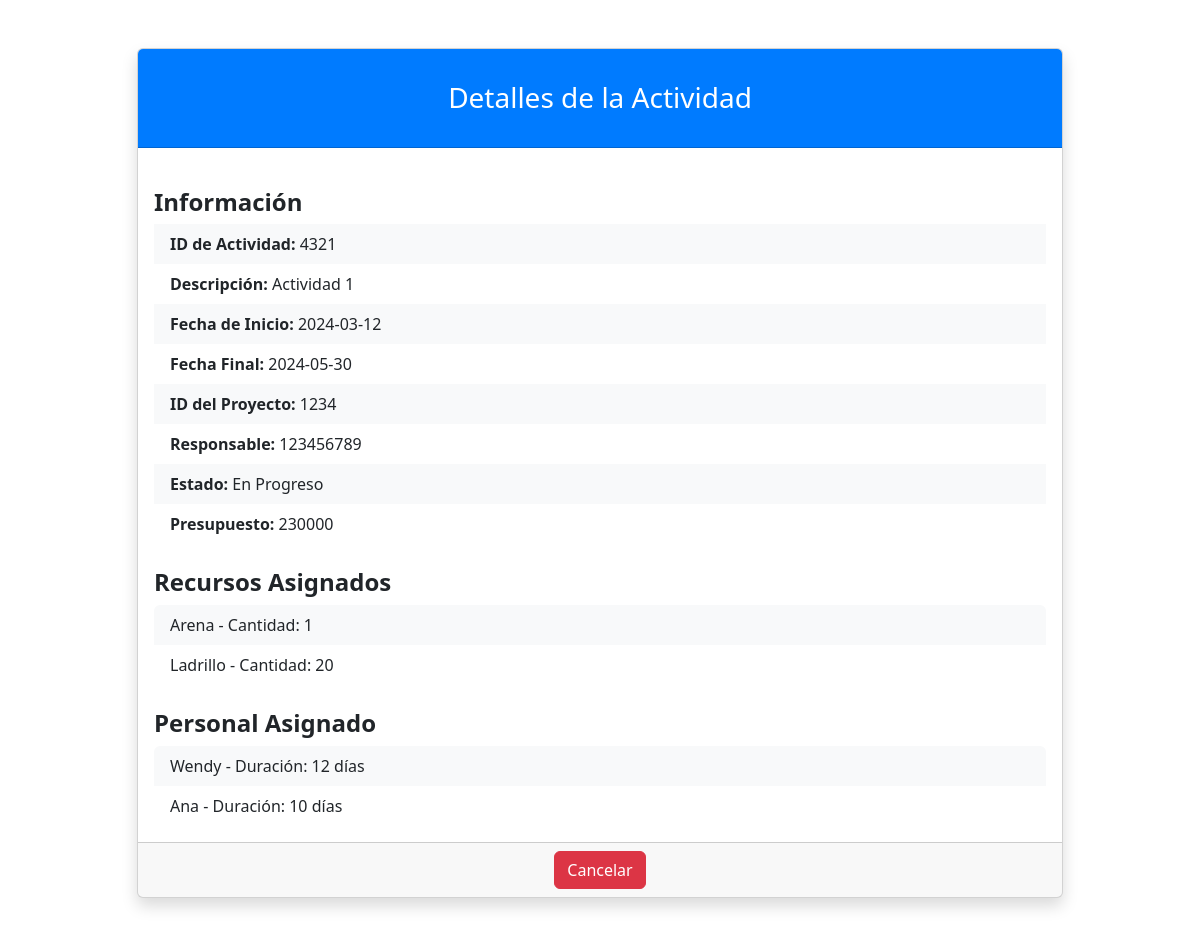
/views/ActivityDetails.php?id=4321 (signed in), run on the app's committed database.
### tables this page shows
CREATE TABLE `actividades` (
  `id_actividad` int(11) NOT NULL,
  `descripcion` text DEFAULT NULL,
  `fecha_inicio` date DEFAULT NULL,
  `fecha_final` date DEFAULT NULL,
  `id_proyecto` int(11) DEFAULT NULL,
  `responsable` int(11) DEFAULT NULL,
  `estado` text DEFAULT NULL,
  `presupuesto` decimal(10,0) DEFAULT NULL
);

CREATE TABLE `actividadxrecurso` (
  `id_actividad` int(11) NOT NULL,
  `id_recurso` int(11) NOT NULL,
  `cantidad` int(11) DEFAULT NULL
);

CREATE TABLE `recursos` (
  `id_recurso` int(11) NOT NULL,
  `descripcion` text DEFAULT NULL,
  `valor` decimal(10,0) DEFAULT NULL,
  `unidad_medida` text DEFAULT NULL,
  `nombre` varchar(255) DEFAULT NULL
);

CREATE TABLE `actividadxpersona` (
  `id_actividad` int(11) NOT NULL,
  `id_persona` int(11) NOT NULL,
  `duracion` varchar(50) DEFAULT NULL
);

CREATE TABLE `personas` (
  `id_persona` int(11) NOT NULL,
  `nombre` text DEFAULT NULL,
  `apellidos` text DEFAULT NULL,
  `direccion` text DEFAULT NULL,
  `telefono` text DEFAULT NULL,
  `sexo` char(1) DEFAULT NULL,
  `fecha_nacimiento` date DEFAULT NULL,
  `profesion` text DEFAULT NULL,
  `rol` varchar(20) DEFAULT 'trabajador',
  `password` varchar(255) DEFAULT NULL
);

### views/ActivityDetails.php (the view, shortened to what this page needs)
<!DOCTYPE html>
<html lang="es">
<head>
    <link href="https://cdn.jsdelivr.net/npm/bootstrap@5.3.2/dist/css/bootstrap.min.css" rel="stylesheet">
</head>
<body>
    <div class="container my-5">
        <div class="row justify-content-center">
            <div class="col-lg-10">
                <div class="card shadow">
                    <div class="card-header">
                        <h3 class="text-center font-weight-light my-4">Detalles de la Actividad</h3>
                    </div>
                    <div class="card-body">
                        <?php
                        require_once '../db_conexion.php';
                        $idActividad = $_GET['id'];
                        try {
                            echo "<h4 class='mt-4 fw-bold'>Información</h4>";
                            $stmt = $pdo->prepare("SELECT * FROM actividades WHERE id_actividad = ?");
                            $stmt->execute([$idActividad]);
                            $actividad = $stmt->fetch(PDO::FETCH_ASSOC);
                            if (!$actividad) {
                                echo "<p class='text-center'>Actividad no encontrada.</p>";
                            } else {
                                echo "<ul class='list-group list-group-flush'>";
                                echo "<li class='list-group-item'><span class='detail-title'>ID de Actividad:</span> " . htmlspecialchars($actividad['id_actividad']) . "</li>";
                                echo "<li class='list-group-item'><span class='detail-title'>Descripción:</span> " . htmlspecialchars($actividad['descripcion']) . "</li>";
                                echo "<li class='list-group-item'><span class='detail-title'>Fecha de Inicio:</span> " . htmlspecialchars($actividad['fecha_inicio']) . "</li>";
                                echo "<li class='list-group-item'><span class='detail-title'>Fecha Final:</span> " . htmlspecialchars($actividad['fecha_final']) . "</li>";
                                echo "<li class='list-group-item'><span class='detail-title'>ID del Proyecto:</span> " . htmlspecialchars($actividad['id_proyecto']) . "</li>";
                                echo "<li class='list-group-item'><span class='detail-title'>Responsable:</span> " . htmlspecialchars($actividad['responsable']) . "</li>";
                                echo "<li class='list-group-item'><span class='detail-title'>Estado:</span> " . htmlspecialchars($actividad['estado']) . "</li>";
                                echo "<li class='list-group-item'><span class='detail-title'>Presupuesto:</span> " . htmlspecialchars($actividad['presupuesto']) . "</li>";
                                echo "</ul>";
                                echo "<h4 class='mt-4 fw-bold'>Recursos Asignados</h4>";
                                $stmtRecursos = $pdo->prepare("SELECT r.nombre, ar.cantidad FROM ActividadxRecurso ar JOIN recursos r ON ar.id_recurso = r.id_recurso WHERE ar.id_actividad = ?");
                                $stmtRecursos->execute([$idActividad]);
                                $recursos = $stmtRecursos->fetchAll(PDO::FETCH_ASSOC);
                                if ($recursos) {
                                    echo "<ul class='list-group'>";
                                    foreach ($recursos as $recurso) {
                                        echo "<li class='list-group-item'>" . htmlspecialchars($recurso['nombre']) . " - Cantidad: " . htmlspecialchars($recurso['cantidad']) . "</li>";
                                    }
                                    echo "</ul>";
                                } else {
                                    echo "<p>No hay recursos asignados.</p>";
                                }
                                echo "<h4 class='mt-4 fw-bold'>Personal Asignado</h4>";
                                $stmtPersonal = $pdo->prepare("SELECT p.nombre, ap.duracion FROM ActividadxPersona ap JOIN personas p ON ap.id_persona = p.id_persona WHERE ap.id_actividad = ?");
                                $stmtPersonal->execute([$idActividad]);
                                $personal = $stmtPersonal->fetchAll(PDO::FETCH_ASSOC);
                                if ($personal) {
                                    echo "<ul class='list-group'>";
                                    foreach ($personal as $persona) {
                                        echo "<li class='list-group-item'>" . htmlspecialchars($persona['nombre']) . " - Duración: " . htmlspecialchars($persona['duracion']) . " días</li>";
                                    }
                                    echo "</ul>";
                                } else {
                                    echo "<p>No hay personal asignado.</p>";
                                }
                            }
                        } catch (PDOException $e) {
                            echo "<p class='text-center'>ERROR: " . $e->getMessage() . "</p>";
                        }
                        ?>
                    </div>
                    <div class="card-footer text-center">
                        <a class="btn btn-danger" href="../views/dashboardActivity.php">Cancelar</a>
                    </div>
                </div>
            </div>
        </div>
    </div>
</body>
</html>

### views/ActivityDetails.php (style rules this page uses)
.card-header { background-color: #007bff; color: white; }
.list-group-item { border: none; }
.list-group-item:nth-of-type(odd) { background-color: #f8f9fa; }
.detail-title { font-weight: bold; }

### data on the page
actividades: id_actividad "4321", descripcion "Actividad 1", fecha_inicio "2024-03-12", fecha_final "2024-05-30", id_proyecto "1234", responsable "123456789", estado "En Progreso", presupuesto "230000"
actividadxrecurso: id_recurso.nombre "Arena", cantidad "1"
actividadxrecurso: id_recurso.nombre "Ladrillo", cantidad "20"
actividadxpersona: id_persona.nombre "Wendy", duracion "12"
actividadxpersona: id_persona.nombre "Ana", duracion "10"
